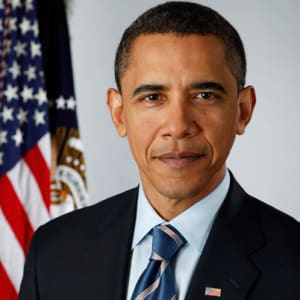
#> input picture Flask_FacialRecognition_WebService/images/Barack Obama.jpg, 300 x 300 px
$ python -i Face_Site.py   (imports and definitions only)
#> lines starting #> are read from the running program, lines starting #| are printed output that depends on the picture; after the words box and inside, x2 and y2 are one past the last pixel; in counts of white or black regions, pixels touching at a corner belong together
import cv2


def Predict(imagePath):

#> called with imagePath = 'images/Barack Obama.jpg'
    face_cascade = cv2.CascadeClassifier('haarcascade_frontalface_default.xml')
    eye_cascade = cv2.CascadeClassifier('haarcascade_eye.xml')
    img = cv2.imread(imagePath)
#> img is the input picture: shape (300, 300, 3); mean B, G, R 100, 102.3, 116.3
    gray = cv2.cvtColor(img, cv2.COLOR_BGR2GRAY)
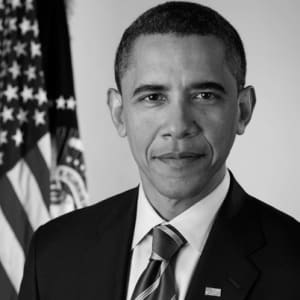
#> gray: shape (300, 300); min 0, max 249, mean 106.2

    faces = face_cascade.detectMultiScale(gray, 1.1, 4)
#> faces = [[107, 40, 143, 143]]

    for (x, y, w, h) in faces:
        cv2.rectangle(img, (x, y), (x + w, y + h), (0, 0, 255), 2)
        roi_gray = gray[y:y + h, x:x + w]
        roi_color = img[y:y + h, x:x + w]
        eyes = eye_cascade.detectMultiScale(roi_gray)
        for (ex, ey, ew, eh) in eyes:
            cv2.rectangle(roi_color, (ex, ey), (ex + ew, ey + eh), (255, 0, 0), 2)
#> this loop made 1 pass
#> (x, y, w, h, eyes) on pass 1: (107, 40, 143, 143, [[25, 37, 38, 38], [78, 37, 37, 37]])
#> pass 1, in Predict, `roi_gray = gray[y:y + h, x:x + w]`:
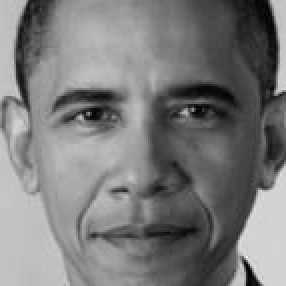
#> roi_gray: shape (143, 143) (shown 2 times larger); min 0, max 245, mean 122.5
#> pass 1, in Predict, `roi_color = img[y:y + h, x:x + w]`:
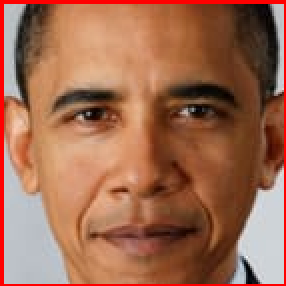
#> roi_color: shape (143, 143, 3) (shown 2 times larger); mean B, G, R 81, 106.4, 159.9
#> after the loop:
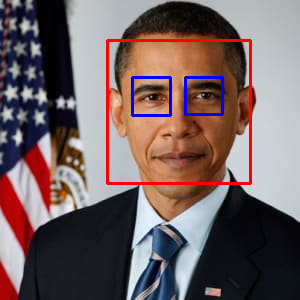
#> img: shape (300, 300, 3); 2.89% of pixels changed, all inside (x1, y1, x2, y2) = (106, 39, 252, 185)
#> after the loop:
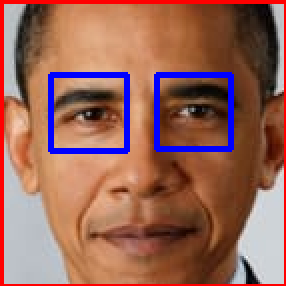
#> roi_color: shape (143, 143, 3) (shown 2 times larger); 4.36% of pixels changed, all inside (x1, y1, x2, y2) = (24, 36, 117, 77)
    return img

>>> result = Predict('images/Barack Obama.jpg')
